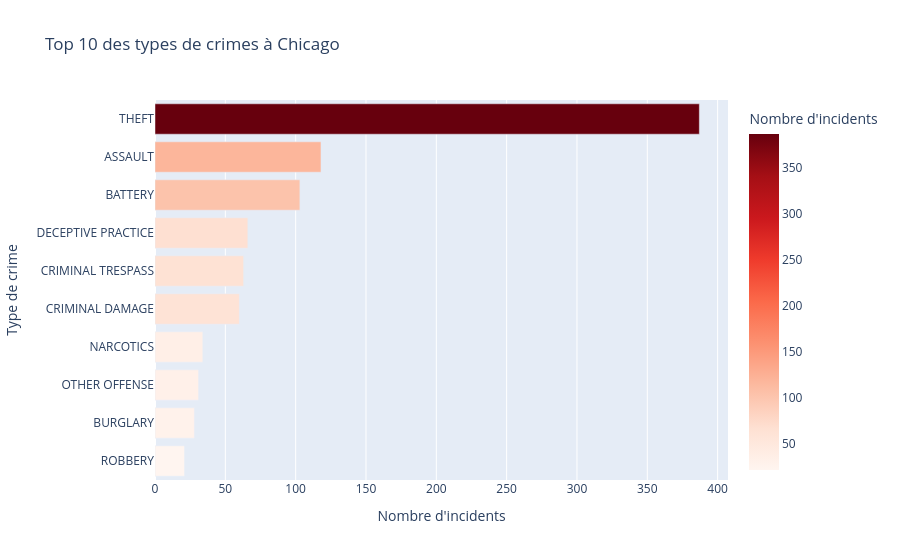

Notebook code cell kept with this figure:
### Markdown cell above
##  Requête 1a — Top 10 des types de crimes

On groupe les incidents par `Primary Type` et on compte le nombre d'occurrences pour identifier les crimes les plus fréquents à Chicago.

### Code cell
top10 = (
    df.groupby("Primary Type")
    .size()
    .reset_index(name="count")
    .sort_values("count", ascending=False)
    .head(10)
)

fig = px.bar(
    top10,
    x="count",
    y="Primary Type",
    orientation="h",
    title="Top 10 des types de crimes à Chicago",
    color="count",
    color_continuous_scale="reds",
    labels={"count": "Nombre d'incidents", "Primary Type": "Type de crime"}
)
fig.update_layout(yaxis={"categoryorder": "total ascending"})
fig.show()

### Figure 1 — Plotly figure (JSON) as saved in the notebook; plotly's stock layout.template omitted (floating-point values rounded to 4 significant figures)
{"data": [{"hovertemplate": "Nombre d'incidents=%{marker.color}<br>Type de crime=%{y}<extra></extra>", "legendgroup": "", "marker": {"color": [387, 118, 103, 66, 63, 60, 34, 31, 28, 21], "coloraxis": "coloraxis", "pattern": {"shape": ""}}, "name": "", "orientation": "h", "showlegend": false, "textposition": "auto", "type": "bar", "x": [387, 118, 103, 66, 63, 60, 34, 31, 28, 21], "xaxis": "x", "y": ["THEFT", "ASSAULT", "BATTERY", "DECEPTIVE PRACTICE", "CRIMINAL TRESPASS", "CRIMINAL DAMAGE", "NARCOTICS", "OTHER OFFENSE", "BURGLARY", "ROBBERY"], "yaxis": "y"}], "layout": {"barmode": "relative", "coloraxis": {"colorbar": {"title": {"text": "Nombre d'incidents"}}, "colorscale": [[0, "rgb(255,245,240)"], [0.125, "rgb(254,224,210)"], [0.25, "rgb(252,187,161)"], [0.375, "rgb(252,146,114)"], [0.5, "rgb(251,106,74)"], [0.625, "rgb(239,59,44)"], [0.75, "rgb(203,24,29)"], [0.875, "rgb(165,15,21)"], [1, "rgb(103,0,13)"]]}, "legend": {"tracegroupgap": 0}, "title": {"text": "Top 10 des types de crimes à Chicago"}, "xaxis": {"anchor": "y", "domain": [0, 1], "title": {"text": "Nombre d'incidents"}}, "yaxis": {"anchor": "x", "categoryorder": "total ascending", "domain": [0, 1], "title": {"text": "Type de crime"}}}}
